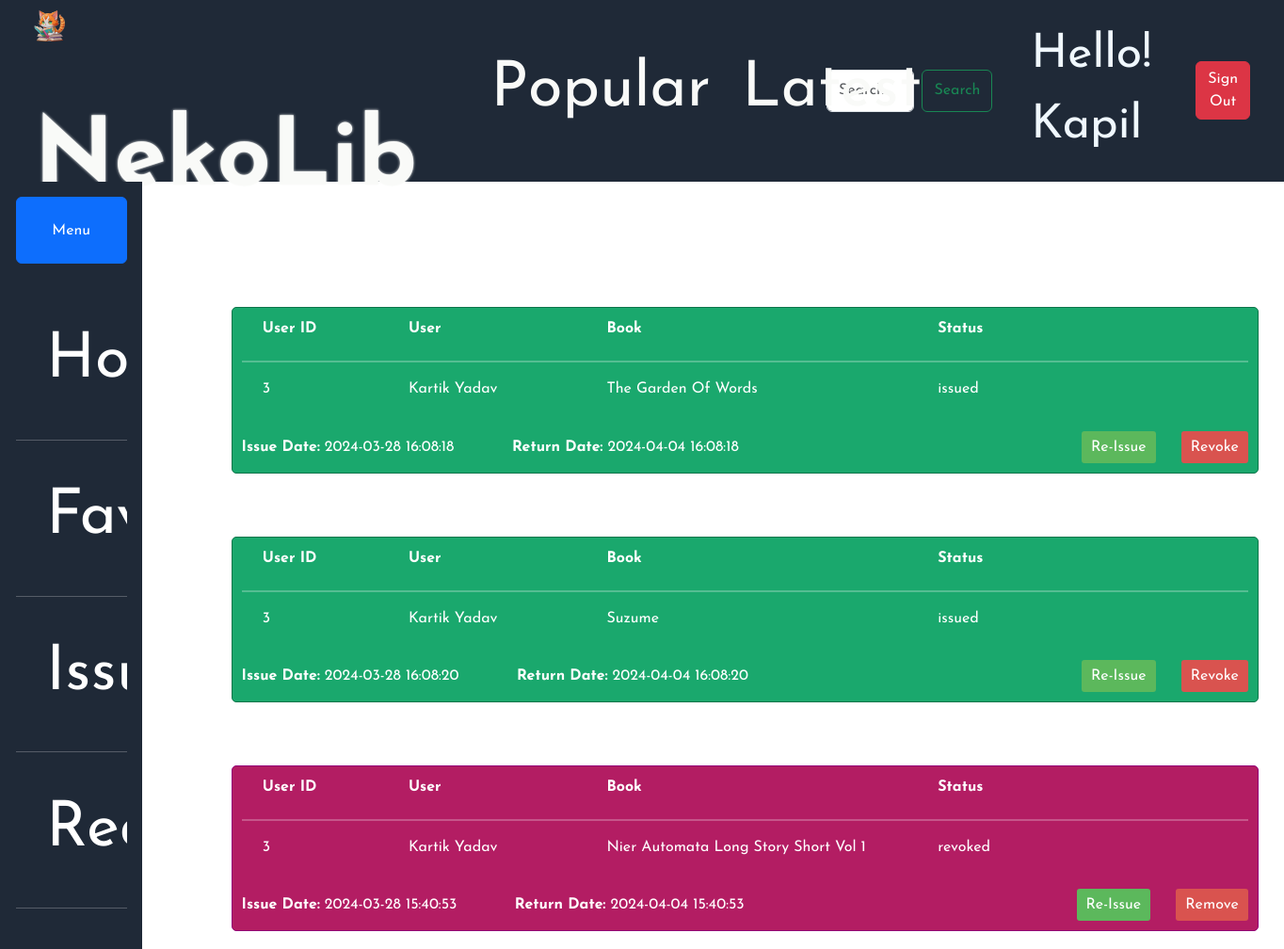
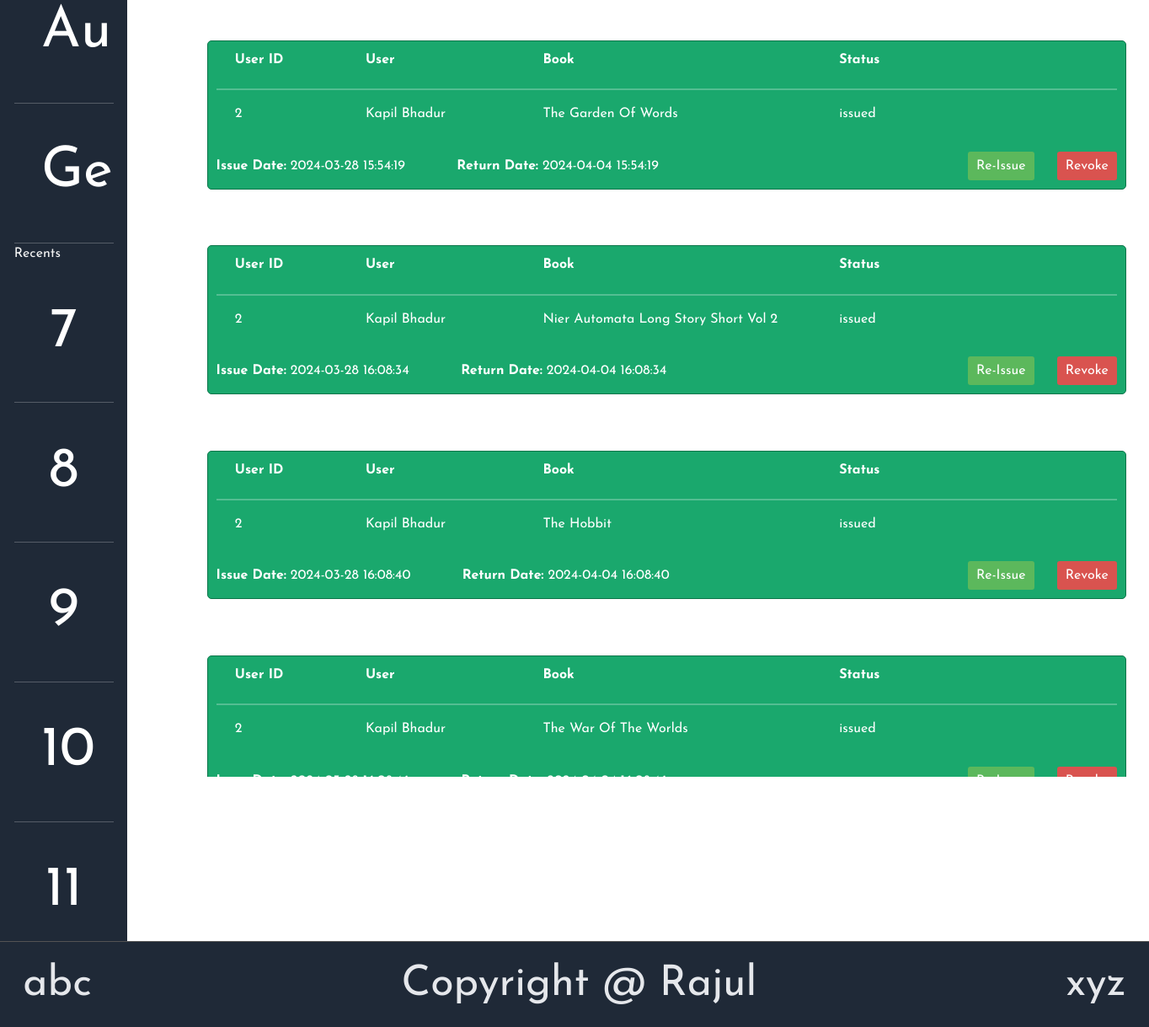
/requests (signed in), run on the app's committed database (2 pictures, top to bottom).
### models.py (models this page shows)
class User(db.Model):
    __tablename__ = "user"
    id = db.Column(db.Integer(),primary_key = True)
    firstname = db.Column(db.String(),nullable = False)
    lastname = db.Column(db.String())
    email = db.Column(db.String(),nullable = False, unique = True)
    password = db.Column(db.String(),nullable = False)
    type = db.Column(db.String(),nullable = False)
    favorites = db.relationship('Book',secondary='favorite',backref='likers')
    issues = db.relationship('Book',secondary='issue',backref='issued_by')

class Issue(db.Model):
    __tablname__="issue"
    id = db.Column(db.Integer(),primary_key = True)
    book_id = db.Column(db.Integer(),db.ForeignKey('book.id'),nullable=False)
    user_id = db.Column(db.Integer(),db.ForeignKey('user.id'),nullable=False)
    request_date = db.Column(db.DateTime(),nullable = False, default = db.func.current_timestamp())
    issue_date = db.Column(db.DateTime(),nullable = True)
    return_date = db.Column(db.DateTime(),nullable = True)
    issue_period = db.Column(db.Integer(),nullable = True)
    status = db.Column(db.String(),nullable = False,default = 'requested')

class Book(db.Model):
    __tablename__="book"
    id = db.Column(db.Integer(),primary_key = True)
    name = db.Column(db.String(),nullable = False)
    content = db.Column(db.String())
    description = db.Column(db.String(),nullable = False )
    genres = db.relationship('Genre',secondary = 'book_genre',backref = 'books')

### app.py (the view)
@app.route('/requests')
@login_required
@is_user("librarian")
def requestsHandler():
    user = User.query.filter_by(id = session["userID"]).first()
    if request.method == "GET":
        issueRequests = Issue.query.all()
        allUsers = User.query.all()
        allBooks = Book.query.all()
        users = {}
        books = {}
        for user in allUsers:
            users[user.id] = user
        for book in allBooks:
            books[book.id] = book
        issueMsg = session.pop('issueMsg',None)
        deleteMsg = session.pop('deleteMsg',None)
        return render_template('issueHandler.html',user=user,issueRequests=issueRequests,users=users,books=books,issueMsg=issueMsg,deleteMsg=deleteMsg)

### utility.py (called while the page is built)
def login_required(f):
    @wraps(f)
    def wrapper(*args,**kwargs):
        if "userID" in session:
            return f(*args,**kwargs)
        else:
            return redirect(url_for('index'))
    return wrapper

def is_user(expectedType):
    def decorator(f):
        @wraps(f)
        def wrapper(*args,**kwargs):
            if "userID" in session:
                if session["userType"] == expectedType:
                    return f(*args,**kwargs)
            return redirect(url_for('index'))
        return wrapper
    return decorator

### templates/issueHandler.html (shortened to what this page needs)
{% extends "librarian-dashboard.html" %}
{% block dashboardHead %}
    <link href="../static/styles/issue-handler.css" rel="stylesheet">
    <link href="../static/styles/librarian-dashboard.css" rel="stylesheet">
{% endblock %}
{% block rightContent %}
    <div class="book-container">
        <div class="issue-handler-page">
        {% for issueRequest in issueRequests %}
            {% if issueRequest.status == "requested" %}
            <div class="issue-card requested">
                <div class="issue-card-row">
                    <div class="issue-card-header" style="width: 18%;">User ID</div>
                    <div class="issue-card-header" style="width: 27%;">User</div>
                    <div class="issue-card-header">Book</div>
                    <div class="issue-card-header">Status</div>
                </div>
                <hr style="border: 1px solid white;">
                <div class="issue-card-row">
                    <div class="issue-card-content" style="width: 18%;">{{users[issueRequest.user_id].id}}</div>
                    <div class="issue-card-content" style="width: 27%;">{{users[issueRequest.user_id].firstname + " " + users[issueRequest.user_id].lastname}}</div>
                    <div class="issue-card-content">{{books[issueRequest.book_id].name}}</div>
                    <div class="issue-card-content">{{issueRequest.status}}</div>
                </div>
                <div class="footer">
                    <div class="date-container">
                        <span class="dates"><strong>Issue Date:</strong> {{ issueRequest.issue_date }}</span>
                        <span class="dates"><strong>Return Date:</strong> {{ issueRequest.return_date }}</span>
                    </div>
                    <div class="button-container">
                        <a href="{{url_for('requestProcessor',issueID=issueRequest.id,action='issue')}}" class="button tick-button">Issue</a>
                        <a href="{{url_for('requestProcessor',issueID=issueRequest.id,action='reject')}}" class="button cross-button">Reject</a>
                    </div>
                </div>
            </div>
            {% elif issueRequest.status == "issued" %}
            <div class="issue-card issued">
                <div class="issue-card-row">
                    <div class="issue-card-header" style="width: 18%;">User ID</div>
                    <div class="issue-card-header" style="width: 27%;">User</div>
                    <div class="issue-card-header">Book</div>
                    <div class="issue-card-header">Status</div>
                </div>
                <hr style="border: 1px solid white;">
                <div class="issue-card-row">
                    <div class="issue-card-content" style="width: 18%;">{{users[issueRequest.user_id].id}}</div>
                    <div class="issue-card-content" style="width: 27%;">{{users[issueRequest.user_id].firstname + " " + users[issueRequest.user_id].lastname}}</div>
                    <div class="issue-card-content">{{books[issueRequest.book_id].name}}</div>
                    <div class="issue-card-content">{{issueRequest.status}}</div>
                </div>
                <div class="footer">
                    <div class="date-container">
                        <span class="dates"><strong>Issue Date:</strong> {{ issueRequest.issue_date }}</span>
                        <span class="dates"><strong>Return Date:</strong> {{ issueRequest.return_date }}</span>
                    </div>
                    <div class="button-container">
                        <a href="{{url_for('requestProcessor',issueID=issueRequest.id,action='reissue')}}" class="button tick-button">Re-Issue</a>
                        <a href="{{url_for('requestProcessor',issueID=issueRequest.id,action='revoke')}}" class="button cross-button">Revoke</a>
                    </div>
                </div>
            </div>
            {% elif issueRequest.status == "revoked" %}
            <div class="issue-card revoked">
                <div class="issue-card-row">
                    <div class="issue-card-header" style="width: 18%;">User ID</div>
                    <div class="issue-card-header" style="width: 27%;">User</div>
                    <div class="issue-card-header">Book</div>
                    <div class="issue-card-header">Status</div>
                </div>
                <hr style="border: 1px solid white;">
                <div class="issue-card-row">
                    <div class="issue-card-content" style="width: 18%;">{{users[issueRequest.user_id].id}}</div>
                    <div class="issue-card-content" style="width: 27%;">{{users[issueRequest.user_id].firstname + " " + users[issueRequest.user_id].lastname}}</div>
                    <div class="issue-card-content">{{books[issueRequest.book_id].name}}</div>
                    <div class="issue-card-content">{{issueRequest.status}}</div>
                </div>
                <div class="footer">
                    <div class="date-container">
                        <span class="dates"><strong>Issue Date:</strong> {{ issueRequest.issue_date }}</span>
                        <span class="dates"><strong>Return Date:</strong> {{ issueRequest.return_date }}</span>
                    </div>
                    <div class="button-container">
                        <a href="{{url_for('requestProcessor',issueID=issueRequest.id,action='reissue')}}" class="button tick-button">Re-Issue</a>
                        <a href="{{url_for('requestProcessor',issueID=issueRequest.id,action='remove')}}" class="button cross-button">Remove</a>
                    </div>
                </div>
            </div>
            {% endif %}
        {% endfor %}
        </div>
    </div>
{% endblock %}

### templates/dashboard.html (shortened to what this page needs)
{% extends "base.html" %}
{% block head %}
    {% block dashboardHead %}
    {% endblock %}
    <link href="../static/styles/dashboard.css" rel="stylesheet">
{% endblock %}
{% block userButton %}
    <div class = "nav-item" style="color: aliceblue;">Hello! {{user.firstname}}</div>
    <a href = "{{url_for('signout')}}" style="text-decoration: none; text-align: center; color: white;">
        <button type="button" class="nav-item btn btn-danger">Sign Out</button>
    </a>
{% endblock %}
{% block body %}
    <div class="body-container dashboard">
        <div class = "left-panel" id="leftPanel">
            <label class="btn btn-outline-primary" id="toggleLabel" for="btn-check-2-outlined" style="text-align: center; padding: 1vh;">Menu</label>
            <div class="panel-content">
                {% block leftContent %}
                {% endblock %}
            </div>
        </div>
        <div class = "right-panel">
            <div class="body-container">
                {% block rightContent %}
                {% endblock %}
            </div>
        </div>
    </div>
{% endblock %}

### static/styles/issue-handler.css (style rules this page uses)
.book-container { width: auto; }
.issue-handler-page { display: flex; flex:1; min-width: 84vw; width: auto; height: 74.5vh; overflow-y: auto; flex-direction: column; margin: 3vh; margin-top: 3.5vh; margin-right: 0vh; margin-bottom: 0vh; padding: 1vh; }
.issue-card { min-width: 80vw; width: auto; background-color: #f9f9f9; border: 1px solid #ccc; border-radius: 5px; padding: 10px; box-sizing: border-box; color:white; margin: 1.5vh auto; }
.issue-card-row { display: flex; justify-content: space-between; margin-bottom: 1vh; }
.issue-card-header { font-weight: bold; width: 50%; margin:auto 1vh; }
.issue-card-content { flex-grow: 1; width: 50%; margin:auto 1vh; }
.footer { display: flex; justify-content: space-between; }
.date-container { display: flex; justify-content: flex-start; align-items: center; margin-top: 10px; gap:4.5vw; }
.button-container { display: flex; justify-content: flex-end; align-items: center; margin-top: 10px; }
.button { padding: 5px 10px; border: none; border-radius: 3px; cursor: pointer; margin-left: 2vw; text-decoration: none; }
.tick-button { background-color: #5cb85c; color: #fff; }
.cross-button { background-color: #d9534f; color: #fff; }
.issued { background-color: rgb(26, 168, 109); border: 1px solid rgb(13, 117, 74); }
.revoked { background-color: rgb(179, 29, 99); border: 1px solid rgb(147, 0, 119); }

### static/styles/dashboard.css (style rules this page uses)
.body-container.dashboard { display: flex; min-height: 86.75vh; }
.left-panel { background-color: rgb(31, 41, 55); color: whitesmoke; font-family: 'Josefin Sans', 'Lucida Sans', 'sans-serif'; padding: 0.75vh; display: flex; flex-direction: column; flex: 1; min-height: 86.75vh; max-height: 86.75vh; transition: flex 0.15s; overflow: hidden; }
.panel-content { padding: 0; margin-top: 1vh; display: flex; flex-direction: column; overflow-y: auto; }
.right-panel { min-width: 80vw; flex: 7; min-width: auto; min-height: 86.75vh; }
.book-container { overflow-y: auto; display: flex; flex-wrap: wrap; max-height: 86.75vh; min-width: 100%; }

### static/styles/styles.css (style rules this page uses)
* { font-family: 'Josefin Sans', 'Lucida Sans', 'sans-serif'; }
.body-container { height: auto; display: flex; align-items: center; justify-content: center; }
.nav-item { margin-right: 1vw; min-height: 2vh; font-size: 2.25vh; }

### data on the page
User: firstname "Kapil"
Issue: user "3", status "issued", issue_date "2024-03-28 16:08:18", return_date "2024-04-04 16:08:18"
User: firstname+lastname "Kartik Yadav"
Book: name "The Garden Of Words"
Issue: user "3", status "issued", issue_date "2024-03-28 16:08:20", return_date "2024-04-04 16:08:20"
Book: name "Suzume"
Issue: user "3", book.name "Nier Automata Long Story Short Vol 1", status "revoked", issue_date "2024-03-28 15:40:53", return_date "2024-04-04 15:40:53"
Issue: user "2", status "issued", issue_date "2024-03-28 15:54:19", return_date "2024-04-04 15:54:19"
User: firstname+lastname "Kapil Bhadur"
Issue: user "2", book.name "Nier Automata Long Story Short Vol 2", status "issued", issue_date "2024-03-28 16:08:34", return_date "2024-04-04 16:08:34"
Issue: user "2", status "issued", issue_date "2024-03-28 16:08:40", return_date "2024-04-04 16:08:40"
Book: name "The Hobbit"
Issue: user "2", status "issued"
Book: name "The War Of The Worlds"
